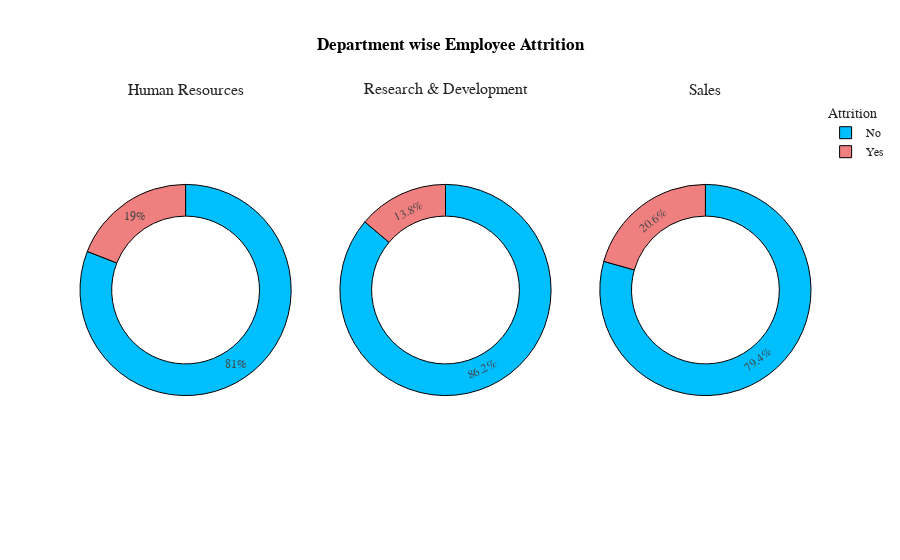

Notebook code cell kept with this figure:
### Markdown cell above
<ul>
    <li><p>In the company, Employee Attrition rate is 16%</p></li>
    <li><p>Male Employee has maximum Attrition rate when compared to females</p></li>
    <li><p>Male Employee has 17% Attrition rate and Female employee has 14.8% Attrition rate</p></li>
</ul>
<br>
<a id='dea'></a>
<div style="color:white;
            display:fill;
            border-radius:15px;
            background-color:white;
            font-size:110%;
            font-family:Verdana;
            letter-spacing:1px">
    <h3 style='padding: 10px;
              color:black;
               border:green;
               border-width:2.5px;
               border-style:solid;
              font-family: cursive;
              text-align:center;'>
        Department wise Employee Attrtition
    </h3>
    </div>
<br>
<a href='#top' style='text-decoration:none; font-family: cursive; '>Back to Top^</a><br>

### Code cell
k=df.groupby(['Department','Attrition'],as_index=False)['Age'].count()
k.rename(columns={'Age':'Count'},inplace=True)
fig=go.Figure()
fig=make_subplots(rows=1,cols=3)
fig = make_subplots(rows=1, cols=3, specs=[[{"type": "pie"}, {"type": "pie"}, {"type": "pie"}]],subplot_titles=('Human Resources', 'Research & Development','Sales'))

fig.add_trace(go.Pie(values=k[k['Department']=='Human Resources']['Count'],labels=k[k['Department']=='Human Resources']['Attrition'],hole=0.7,marker_colors=['DeepSkyBlue','LightCoral'],name='Human Resources',showlegend=False),row=1,col=1)
fig.add_trace(go.Pie(values=k[k['Department']=='Research & Development']['Count'],labels=k[k['Department']=='Research & Development']['Attrition'],hole=0.7,marker_colors=['DeepSkyBlue','LightCoral'],name='Research & Development',showlegend=False),row=1,col=2)
fig.add_trace(go.Pie(values=k[k['Department']=='Sales']['Count'],labels=k[k['Department']=='Sales']['Attrition'],hole=0.7,marker_colors=['DeepSkyBlue','LightCoral'],name='Sales',showlegend=True),row=1,col=3)

fig.update_layout(title_x=0.5,template='simple_white',showlegend=True,legend_title_text="Attrition",title_text='<b style="color:black; font-size:100%;">Department wise Employee Attrition',font_family="Times New Roman",title_font_family="Times New Roman")
fig.update_traces(marker=dict(line=dict(color='#000000', width=1)))

### Figure 1 — Plotly figure (JSON) as saved in the notebook; plotly's stock layout.template omitted (floating-point values rounded to 4 significant figures)
{"data": [{"domain": {"x": [0.0, 0.2889], "y": [0.0, 1.0]}, "hole": 0.7, "labels": ["No", "Yes"], "marker": {"colors": ["DeepSkyBlue", "LightCoral"], "line": {"color": "#000000", "width": 1}}, "name": "Human Resources", "showlegend": false, "type": "pie", "values": [51, 12]}, {"domain": {"x": [0.3556, 0.6444], "y": [0.0, 1.0]}, "hole": 0.7, "labels": ["No", "Yes"], "marker": {"colors": ["DeepSkyBlue", "LightCoral"], "line": {"color": "#000000", "width": 1}}, "name": "Research & Development", "showlegend": false, "type": "pie", "values": [828, 133]}, {"domain": {"x": [0.7111, 1.0], "y": [0.0, 1.0]}, "hole": 0.7, "labels": ["No", "Yes"], "marker": {"colors": ["DeepSkyBlue", "LightCoral"], "line": {"color": "#000000", "width": 1}}, "name": "Sales", "showlegend": true, "type": "pie", "values": [354, 92]}], "layout": {"annotations": [{"font": {"size": 16}, "showarrow": false, "text": "Human Resources", "x": 0.1444, "xanchor": "center", "xref": "paper", "y": 1.0, "yanchor": "bottom", "yref": "paper"}, {"font": {"size": 16}, "showarrow": false, "text": "Research & Development", "x": 0.5, "xanchor": "center", "xref": "paper", "y": 1.0, "yanchor": "bottom", "yref": "paper"}, {"font": {"size": 16}, "showarrow": false, "text": "Sales", "x": 0.8556, "xanchor": "center", "xref": "paper", "y": 1.0, "yanchor": "bottom", "yref": "paper"}], "font": {"family": "Times New Roman"}, "legend": {"title": {"text": "Attrition"}}, "showlegend": true, "title": {"font": {"family": "Times New Roman"}, "text": "<b style=\"color:black; font-size:100%;\">Department wise Employee Attrition", "x": 0.5}}}
